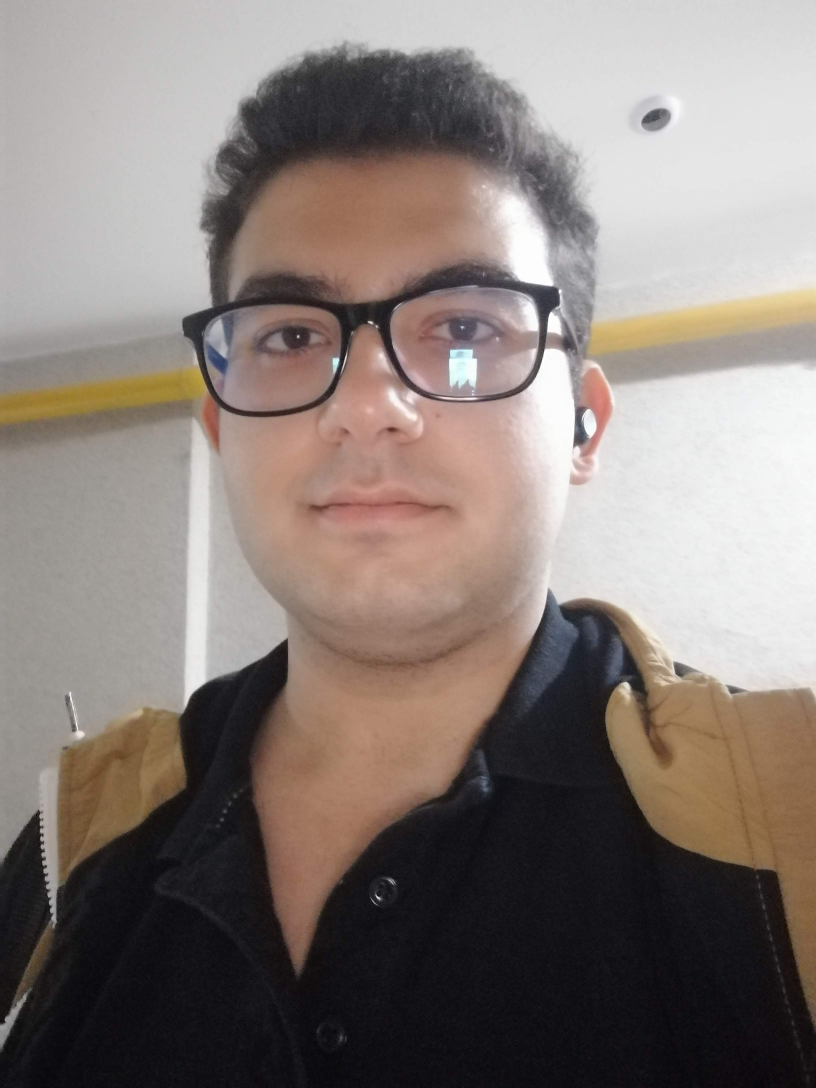
#> input picture images/omer.jpg, 2448 x 3264 px, found by its file name (shown at 1/3 size)
$ python getting_setting.py
#> lines starting #> are read from the running program, lines starting #| are printed output that depends on the picture; after the words box and inside, x2 and y2 are one past the last pixel; in counts of white or black regions, pixels touching at a corner belong together
# import the necessary packages
import argparse
import cv2

# construct the argument parser and parse the arguments
ap = argparse.ArgumentParser()
ap.add_argument("-i", "--image", type=str,
                default="images\omer.jpg", help="path to the input image")
args = vars(ap.parse_args())

# load the image, grab its spatial dimensions (width and height),
# and then display the original image to our screen
image = cv2.imread(args["image"])
#> image is the input picture: shape (3264, 2448, 3); mean B, G, R 119.4, 124.4, 135
image = cv2.resize(image, (500, 300))  # to resize our image
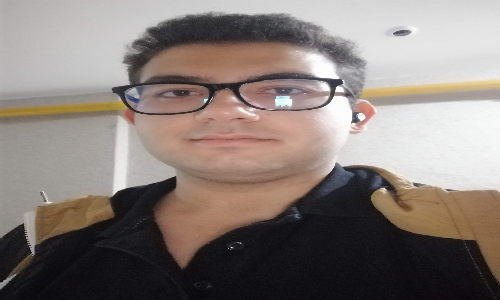
#> image: shape (300, 500, 3); mean B, G, R 119.3, 124.3, 134.9
(h, w) = image.shape[:2]
#> h = 300; w = 500
cv2.imshow("Original", image)

# images are simply NumPy arrays -- with the origin (0, 0) located at
# the top-left of the image
(b, g, r) = image[0, 0]
#> b = 171; g = 172; r = 176
print(f"Pixel at (0, 0) - Red: {r}, Green: {g}, Blue: {b}")
#| Pixel at (0, 0) - Red: 176, Green: 172, Blue: 171

# access the pixel located at x=50, y=20
(b, g, r) = image[20, 50]
#> b = 184; g = 185; r = 189
print(f"Pixel at (0, 0) - Red: {r}, Green: {g}, Blue: {b}")
#| Pixel at (0, 0) - Red: 189, Green: 185, Blue: 184

# update the pixels at (50, 20) and set it to red
image[20, 50] = (0, 0, 255)
#> image: shape (300, 500, 3); under 0.01% of pixels changed, all inside (x1, y1, x2, y2) = (50, 20, 51, 21)
(b, g, r) = image[20, 50]
#> b = 0; g = 0; r = 255
print(f"Pixel at (0, 0) - Red: {r}, Green: {g}, Blue: {b}")
#| Pixel at (0, 0) - Red: 255, Green: 0, Blue: 0

# compute the center of the image, which is simply the width and height
# divided by two
(cX, cY) = (w // 2, h // 2)
#> cX = 250; cY = 150

# since we are using NumPy arrays, we can apply array slicing to grap
# large chunks/regions of interest from the image -- here we grap the
# top-left corner of the image
tl = image[0:cY, 0:cX]
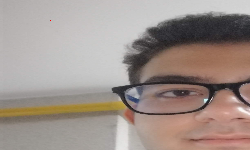
#> tl: shape (150, 250, 3); mean B, G, R 139.6, 146, 159.1
cv2.imshow("Top-Left Corner", tl)

# in a similar fashion, we can crop the top-right, bottom-right, and
# bottom-left corners of the image and then display them to our screen
tr = image[0:cY, cX:w]
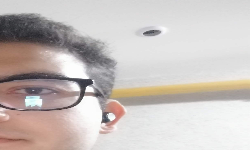
#> tr: shape (150, 250, 3); mean B, G, R 189.2, 192.5, 200.4
br = image[cY:h, cX:w]
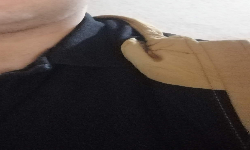
#> br: shape (150, 250, 3); mean B, G, R 73.6, 78.6, 88.8
bl = image[cY:h, 0:cX]
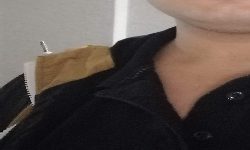
#> bl: shape (150, 250, 3); mean B, G, R 75, 80.2, 91.4

cv2.imshow("Top-Right Corner", tr)
cv2.imshow("Bottom-Right Corner", br)
cv2.imshow("Bottom-Left Corner", bl)

# set the top-left corner of the original image to be green
image[0:cY, 0:cX] = (0, 255, 0)
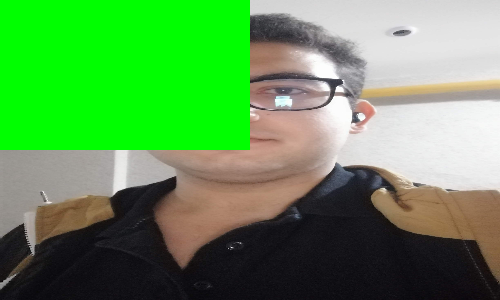
#> image: shape (300, 500, 3); mean B, G, R 84.4, 151.6, 95.1

# show our updated image
cv2.imshow("Updated", image)
cv2.waitKey(0)
